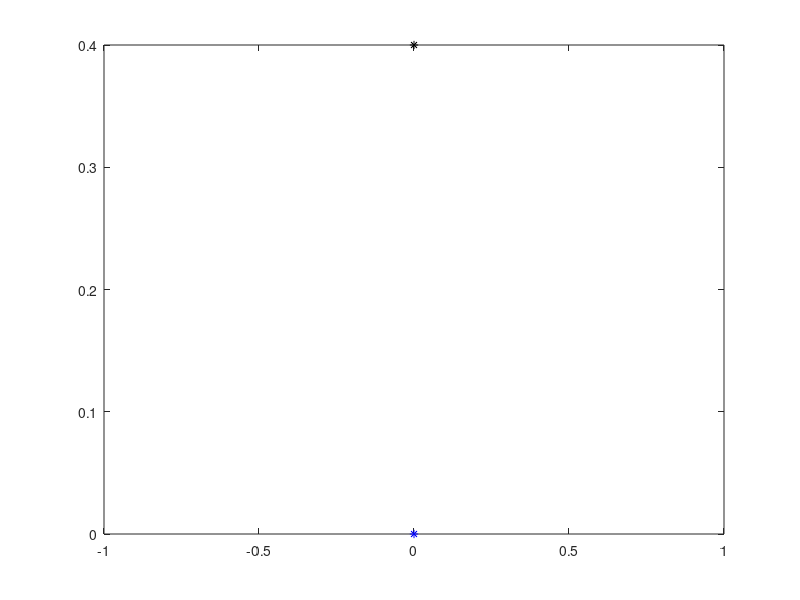

Here is the MATLAB script that generated this plot:
clear all; close all;
ck_1=0; rk_1=0;

for d=1;
    k=d-1;
    if k>=0; rk=0.4;
    else rk=0;
    end

    ek = rk - 0.04 * (0.7*ck_1 + 1.037*rk_1);
    ck = 0.7*ck_1 + 1.037*rk_1;

    ck_1 = ck;
    rk_1 = rk;

    plot(k,ek,'k*'); hold on;
    plot(k, ck, 'b*')
    
end

disp(ek)
disp(ck)